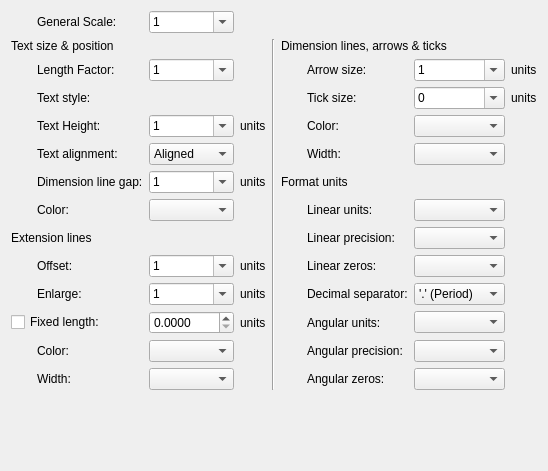
     <widget class="QWidget" name="tab4">
      <attribute name="title">
       <string>&amp;Dimensions</string>
      </attribute>
      <layout class="QGridLayout" name="gridLayout">
       <item row="14" column="5">
        <spacer name="spacer11_2_2">
         <property name="orientation">
          <enum>Qt::Vertical</enum>
         </property>
         <property name="sizeType">
          <enum>QSizePolicy::Expanding</enum>
         </property>
         <property name="sizeHint" stdset="0">
          <size>
           <width>20</width>
           <height>30</height>
          </size>
         </property>
        </spacer>
       </item>
       <item row="3" column="2">
        <widget class="QG_FontBox" name="cbDimTxSty" native="true"/>
       </item>
       <item row="3" column="1">
        <widget class="QLabel" name="label_5">
         <property name="text">
          <string>Text style:</string>
         </property>
        </widget>
       </item>
       <item row="10" column="7">
        <widget class="QComboBox" name="cbDimDSep">
         <item>
          <property name="text">
           <string>'.' (Period)</string>
          </property>
         </item>
         <item>
          <property name="text">
           <string>',' (Comma)</string>
          </property>
         </item>
        </widget>
       </item>
       <item row="10" column="6">
        <widget class="QLabel" name="label_6">
         <property name="text">
          <string>Decimal separator:</string>
         </property>
        </widget>
       </item>
       <item row="3" column="8">
        <widget class="QLabel" name="lDimUnit6">
         <property name="text">
          <string>units</string>
         </property>
         <property name="wordWrap">
          <bool>false</bool>
         </property>
        </widget>
       </item>
       <item row="2" column="8">
        <widget class="QLabel" name="lDimUnit5">
         <property name="text">
          <string>units</string>
         </property>
         <property name="wordWrap">
          <bool>false</bool>
         </property>
        </widget>
       </item>
       <item row="7" column="6">
        <widget class="QLabel" name="lDimLUnit">
         <property name="text">
          <string>Linear units:</string>
         </property>
         <property name="textFormat">
          <enum>Qt::PlainText</enum>
         </property>
         <property name="wordWrap">
          <bool>false</bool>
         </property>
         <property name="buddy">
          <cstring>cbLengthFormat</cstring>
         </property>
        </widget>
       </item>
       <item row="7" column="1">
        <widget class="QLabel" name="lDimClrT">
         <property name="text">
          <string>Color:</string>
         </property>
        </widget>
       </item>
       <item row="13" column="7">
        <widget class="LG_DimzerosBox" name="cbDimAZin"/>
       </item>
       <item row="2" column="1">
        <widget class="QLabel" name="lDimFactor">
         <property name="text">
          <string>Length Factor:</string>
         </property>
         <property name="wordWrap">
          <bool>false</bool>
         </property>
        </widget>
       </item>
       <item row="2" column="2">
        <widget class="QComboBox" name="cbDimFactor">
         <property name="toolTip">
          <string>&lt;html&gt;&lt;head/&gt;&lt;body&gt;&lt;p&gt;Scale to multiply all dimension values.&lt;/p&gt;&lt;/body&gt;&lt;/html&gt;</string>
         </property>
         <property name="editable">
          <bool>true</bool>
         </property>
         <property name="currentIndex">
          <number>3</number>
         </property>
         <item>
          <property name="text">
           <string notr="true">0.1</string>
          </property>
         </item>
         <item>
          <property name="text">
           <string notr="true">0.2</string>
          </property>
         </item>
         <item>
          <property name="text">
           <string notr="true">0.5</string>
          </property>
         </item>
         <item>
          <property name="text">
           <string notr="true">1</string>
          </property>
         </item>
         <item>
          <property name="text">
           <string notr="true">2</string>
          </property>
         </item>
         <item>
          <property name="text">
           <string notr="true">5</string>
          </property>
         </item>
         <item>
          <property name="text">
           <string notr="true">10</string>
          </property>
         </item>
         <item>
          <property name="text">
           <string notr="true">20</string>
          </property>
         </item>
         <item>
          <property name="text">
           <string notr="true">50</string>
          </property>
         </item>
         <item>
          <property name="text">
           <string notr="true">100</string>
          </property>
         </item>
         <item>
          <property name="text">
           <string notr="true">200</string>
          </property>
         </item>
         <item>
          <property name="text">
           <string notr="true">500</string>
          </property>
         </item>
         <item>
          <property name="text">
           <string notr="true">1000</string>
          </property>
         </item>
        </widget>
       </item>
       <item row="3" column="6">
        <widget class="QLabel" name="lDimTsz">
         <property name="text">
          <string>Tick size:</string>
         </property>
         <property name="wordWrap">
          <bool>false</bool>
         </property>
        </widget>
       </item>
       <item row="4" column="3">
        <widget class="QLabel" name="lDimUnit1">
         <property name="text">
          <string>units</string>
         </property>
         <property name="wordWrap">
          <bool>false</bool>
         </property>
        </widget>
       </item>
       <item row="15" column="0">
        <spacer name="spacer11">
         <property name="orientation">
          <enum>Qt::Vertical</enum>
         </property>
         <property name="sizeType">
          <enum>QSizePolicy::Expanding</enum>
         </property>
         <property name="sizeHint" stdset="0">
          <size>
           <width>20</width>
           <height>30</height>
          </size>
         </property>
        </spacer>
       </item>
       <item row="5" column="7">
        <widget class="QG_WidthBox" name="cbDimLwD"/>
       </item>
       <item row="11" column="6">
        <widget class="QLabel" name="lDimAUnit">
         <property name="text">
          <string>Angular units:</string>
         </property>
         <property name="wordWrap">
          <bool>false</bool>
         </property>
         <property name="buddy">
          <cstring>cbAngleFormat</cstring>
         </property>
        </widget>
       </item>
       <item row="4" column="1">
        <widget class="QLabel" name="lDimTextHeight">
         <property name="text">
          <string>Text Height:</string>
         </property>
         <property name="wordWrap">
          <bool>false</bool>
         </property>
        </widget>
       </item>
       <item row="9" column="6">
        <widget class="QLabel" name="lDimZin">
         <property name="text">
          <string>Linear zeros:</string>
         </property>
        </widget>
       </item>
       <item row="3" column="7">
        <widget class="QComboBox" name="cbDimTsz">
         <property name="toolTip">
          <string>&lt;html&gt;&lt;head/&gt;&lt;body&gt;&lt;p&gt;Dimension Tick size. Set it to 0 will disable the dimension tick. Dimension arrow won't be drawn when dimension tick is enabled.&lt;/p&gt;&lt;/body&gt;&lt;/html&gt;</string>
         </property>
         <property name="editable">
          <bool>true</bool>
         </property>
         <item>
          <property name="text">
           <string notr="true">0</string>
          </property>
         </item>
         <item>
          <property name="text">
           <string notr="true">1</string>
          </property>
         </item>
         <item>
          <property name="text">
           <string notr="true">2</string>
          </property>
         </item>
         <item>
          <property name="text">
           <string notr="true">5</string>
          </property>
         </item>
        </widget>
       </item>
       <item row="6" column="5" colspan="3">
        <widget class="QLabel" name="label_4">
         <property name="text">
          <string>Format units</string>
         </property>
        </widget>
       </item>
       <item row="6" column="2">
        <widget class="QComboBox" name="cbDimGap">
         <property name="toolTip">
          <string>&lt;html&gt;&lt;head/&gt;&lt;body&gt;&lt;p&gt;Distance gap around text&lt;/p&gt;&lt;/body&gt;&lt;/html&gt;</string>
         </property>
         <property name="editable">
          <bool>true</bool>
         </property>
         <item>
          <property name="text">
           <string notr="true">1</string>
          </property>
         </item>
         <item>
          <property name="text">
           <string notr="true">2</string>
          </property>
         </item>
         <item>
          <property name="text">
           <string notr="true">5</string>
          </property>
         </item>
        </widget>
       </item>
       <item row="0" column="2">
        <widget class="QComboBox" name="cbDimScale">
         <property name="toolTip">
          <string>&lt;html&gt;&lt;head/&gt;&lt;body&gt;&lt;p&gt;Scale to multiply all dimension geometries.&lt;/p&gt;&lt;/body&gt;&lt;/html&gt;</string>
         </property>
         <property name="editable">
          <bool>true</bool>
         </property>
         <property name="currentIndex">
          <number>3</number>
         </property>
         <item>
          <property name="text">
           <string notr="true">0.1</string>
          </property>
         </item>
         <item>
          <property name="text">
           <string notr="true">0.2</string>
          </property>
         </item>
         <item>
          <property name="text">
           <string notr="true">0.5</string>
          </property>
         </item>
         <item>
          <property name="text">
           <string notr="true">1</string>
          </property>
         </item>
         <item>
          <property name="text">
           <string notr="true">2</string>
          </property>
         </item>
         <item>
          <property name="text">
           <string notr="true">5</string>
          </property>
         </item>
         <item>
          <property name="text">
           <string notr="true">10</string>
          </property>
         </item>
        </widget>
       </item>
       <item row="1" column="0" colspan="3">
        <widget class="QLabel" name="label_2">
         <property name="text">
          <string>Text size &amp; position</string>
         </property>
        </widget>
       </item>
       <item row="0" column="1">
        <widget class="QLabel" name="lDimScale">
         <property name="text">
          <string>General Scale:</string>
         </property>
         <property name="wordWrap">
          <bool>false</bool>
         </property>
        </widget>
       </item>
       <item row="4" column="2">
        <widget class="QComboBox" name="cbDimTextHeight">
         <property name="editable">
          <bool>true</bool>
         </property>
         <item>
          <property name="text">
           <string notr="true">1</string>
          </property>
         </item>
         <item>
          <property name="text">
           <string notr="true">2</string>
          </property>
         </item>
         <item>
          <property name="text">
           <string notr="true">5</string>
          </property>
         </item>
        </widget>
       </item>
       <item row="8" column="7">
        <widget class="QComboBox" name="cbDimDec"/>
       </item>
       <item row="4" column="7">
        <widget class="QG_ColorBox" name="cbDimClrD"/>
       </item>
       <item row="10" column="2">
        <widget class="QComboBox" name="cbDimExe">
         <property name="toolTip">
          <string>Length to enlarge over dimension line</string>
         </property>
         <property name="editable">
          <bool>true</bool>
         </property>
         <item>
          <property name="text">
           <string notr="true">1</string>
          </property>
         </item>
         <item>
          <property name="text">
           <string notr="true">2</string>
          </property>
         </item>
         <item>
          <property name="text">
           <string notr="true">5</string>
          </property>
         </item>
        </widget>
       </item>
       <item row="2" column="7">
        <widget class="QComboBox" name="cbDimAsz">
         <property name="toolTip">
          <string>&lt;html&gt;&lt;head/&gt;&lt;body&gt;&lt;p&gt;Dimension arrow size. &lt;a name=&quot;result_box&quot;/&gt;without effect when tick size &lt;a name=&quot;result_box&quot;/&gt;is other than 0&lt;/p&gt;&lt;/body&gt;&lt;/html&gt;</string>
         </property>
         <property name="editable">
          <bool>true</bool>
         </property>
         <item>
          <property name="text">
           <string notr="true">1</string>
          </property>
         </item>
         <item>
          <property name="text">
           <string notr="true">2</string>
          </property>
         </item>
         <item>
          <property name="text">
           <string notr="true">5</string>
          </property>
         </item>
        </widget>
       </item>
       <item row="15" column="1">
        <spacer name="spacer11_2">
         <property name="orientation">
          <enum>Qt::Vertical</enum>
         </property>
         <property name="sizeType">
          <enum>QSizePolicy::Expanding</enum>
         </property>
         <property name="sizeHint" stdset="0">
          <size>
           <width>20</width>
           <height>40</height>
          </size>
         </property>
        </spacer>
       </item>
       <item row="2" column="6">
        <widget class="QLabel" name="lDimAsz">
         <property name="text">
          <string>Arrow size:</string>
         </property>
         <property name="wordWrap">
          <bool>false</bool>
         </property>
        </widget>
       </item>
       <item row="12" column="7">
        <widget class="QComboBox" name="cbDimADec"/>
       </item>
       <item row="5" column="6">
        <widget class="QLabel" name="lDimLwD">
         <property name="text">
          <string>Width:</string>
         </property>
        </widget>
       </item>
       <item row="11" column="7">
        <widget class="QComboBox" name="cbDimAUnit"/>
       </item>
       <item row="6" column="3">
        <widget class="QLabel" name="lDimUnit4">
         <property name="text">
          <string>units</string>
         </property>
         <property name="wordWrap">
          <bool>false</bool>
         </property>
        </widget>
       </item>
       <item row="1" column="5" colspan="3">
        <widget class="QLabel" name="label">
         <property name="text">
          <string>Dimension lines, arrows &amp; ticks</string>
         </property>
        </widget>
       </item>
       <item row="13" column="6">
        <widget class="QLabel" name="lDimAZin">
         <property name="text">
          <string>Angular zeros:</string>
         </property>
        </widget>
       </item>
       <item row="4" column="6">
        <widget class="QLabel" name="lDimClrD">
         <property name="text">
          <string>Color:</string>
         </property>
        </widget>
       </item>
       <item row="12" column="6">
        <widget class="QLabel" name="lDimADec">
         <property name="text">
          <string>Angular precision:</string>
         </property>
         <property name="wordWrap">
          <bool>false</bool>
         </property>
         <property name="buddy">
          <cstring>cbAnglePrecision</cstring>
         </property>
        </widget>
       </item>
       <item row="10" column="1">
        <widget class="QLabel" name="lDimExe">
         <property name="text">
          <string>Enlarge:</string>
         </property>
         <property name="wordWrap">
          <bool>false</bool>
         </property>
        </widget>
       </item>
       <item row="9" column="1">
        <widget class="QLabel" name="lDimExo">
         <property name="text">
          <string>Offset:</string>
         </property>
         <property name="wordWrap">
          <bool>false</bool>
         </property>
        </widget>
       </item>
       <item row="7" column="7">
        <widget class="QComboBox" name="cbDimLUnit"/>
       </item>
       <item row="8" column="6">
        <widget class="QLabel" name="lDimDec">
         <property name="text">
          <string>Linear precision:</string>
         </property>
         <property name="textFormat">
          <enum>Qt::PlainText</enum>
         </property>
         <property name="wordWrap">
          <bool>false</bool>
         </property>
         <property name="buddy">
          <cstring>cbLengthPrecision</cstring>
         </property>
        </widget>
       </item>
       <item row="7" column="2">
        <widget class="QG_ColorBox" name="cbDimClrT"/>
       </item>
       <item row="5" column="2">
        <widget class="QComboBox" name="cbDimTih">
         <property name="toolTip">
          <string>&lt;html&gt;&lt;head/&gt;&lt;body&gt;&lt;p&gt;Text alignment &lt;a name=&quot;result_box&quot;/&gt;relative to the dimension line.&lt;/p&gt;&lt;/body&gt;&lt;/html&gt;</string>
         </property>
         <property name="editable">
          <bool>false</bool>
         </property>
         <property name="currentIndex">
          <number>0</number>
         </property>
         <item>
          <property name="text">
           <string>Aligned</string>
          </property>
         </item>
         <item>
          <property name="text">
           <string>Horizontal</string>
          </property>
         </item>
        </widget>
       </item>
       <item row="10" column="3">
        <widget class="QLabel" name="lDimUnit2">
         <property name="text">
          <string>units</string>
         </property>
         <property name="wordWrap">
          <bool>false</bool>
         </property>
        </widget>
       </item>
       <item row="9" column="3">
        <widget class="QLabel" name="lDimUnit3">
         <property name="text">
          <string>units</string>
         </property>
         <property name="wordWrap">
          <bool>false</bool>
         </property>
        </widget>
       </item>
       <item row="9" column="7">
        <widget class="LG_DimzerosBox" name="cbDimZin"/>
       </item>
       <item row="1" column="4" rowspan="13">
        <widget class="Line" name="line">
         <property name="lineWidth">
          <number>1</number>
         </property>
         <property name="orientation">
          <enum>Qt::Vertical</enum>
         </property>
        </widget>
       </item>
       <item row="9" column="2">
        <widget class="QComboBox" name="cbDimExo">
         <property name="toolTip">
          <string>&lt;html&gt;&lt;head/&gt;&lt;body&gt;&lt;p&gt;Offset from origin point.&lt;/p&gt;&lt;/body&gt;&lt;/html&gt;</string>
         </property>
         <property name="editable">
          <bool>true</bool>
         </property>
         <item>
          <property name="text">
           <string notr="true">1</string>
          </property>
         </item>
         <item>
          <property name="text">
           <string notr="true">2</string>
          </property>
         </item>
         <item>
          <property name="text">
           <string notr="true">5</string>
          </property>
         </item>
        </widget>
       </item>
       <item row="11" column="3">
        <widget class="QLabel" name="lDimUnit7">
         <property name="text">
          <string>units</string>
         </property>
        </widget>
       </item>
       <item row="5" column="1">
        <widget class="QLabel" name="lDimTih">
         <property name="text">
          <string>Text alignment:</string>
         </property>
         <property name="wordWrap">
          <bool>false</bool>
         </property>
        </widget>
       </item>
       <item row="6" column="1">
        <widget class="QLabel" name="lDimGap">
         <property name="text">
          <string>Dimension line gap:</string>
         </property>
         <property name="wordWrap">
          <bool>false</bool>
         </property>
        </widget>
       </item>
       <item row="8" column="0" colspan="3">
        <widget class="QLabel" name="label_3">
         <property name="text">
          <string>Extension lines</string>
         </property>
        </widget>
       </item>
       <item row="11" column="0" colspan="2">
        <widget class="QCheckBox" name="cbDimFxLon">
         <property name="text">
          <string>Fixed length:</string>
         </property>
         <property name="tristate">
          <bool>false</bool>
         </property>
        </widget>
       </item>
       <item row="12" column="1">
        <widget class="QLabel" name="lDimClrE">
         <property name="text">
          <string>Color:</string>
         </property>
        </widget>
       </item>
       <item row="13" column="1">
        <widget class="QLabel" name="lDimLwE">
         <property name="text">
          <string>Width:</string>
         </property>
        </widget>
       </item>
       <item row="13" column="2">
        <widget class="QG_WidthBox" name="cbDimLwE"/>
       </item>
       <item row="12" column="2">
        <widget class="QG_ColorBox" name="cbDimClrE">
         <property name="toolTip">
          <string/>
         </property>
         <property name="editable">
          <bool>false</bool>
         </property>
        </widget>
       </item>
       <item row="11" column="2">
        <widget class="QDoubleSpinBox" name="cbDimFxL">
         <property name="toolTip">
          <string>fixed extension line length</string>
         </property>
         <property name="decimals">
          <number>4</number>
         </property>
        </widget>
       </item>
      </layout>
     </widget>
